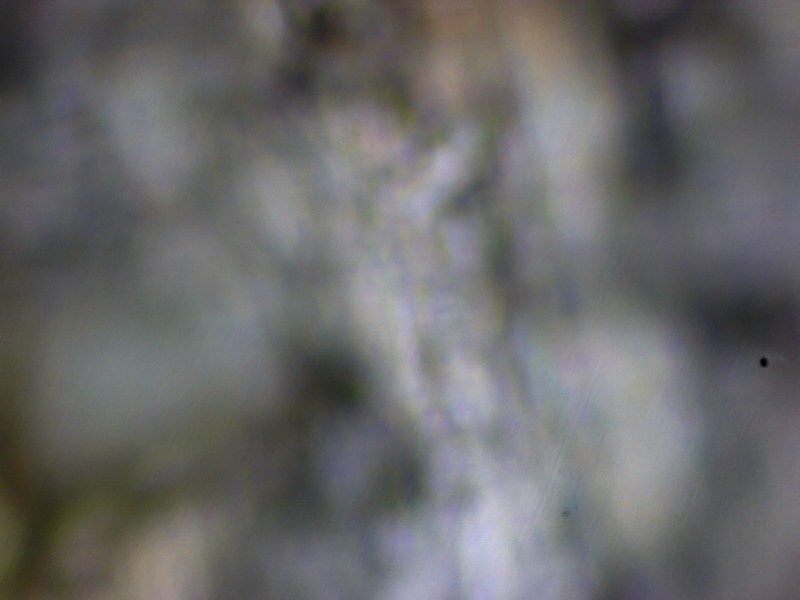
//> input picture input/1_0001.bmp, 800 x 600 px; its folder holds only this picture in this run
$ ./main   (built with g++ and OpenCV 4)
//> lines starting //> are read from the running program, lines starting //| are printed output that depends on the picture
#include <iostream>
#include <algorithm>
#include <cv.hpp>
#include <highgui.h>
#include <random>
#include <array>
#include <fstream>


using namespace cv;
using namespace std;


Mat modGrad(Mat img){

    //Mat img();

    int cols = img.cols;
    int rows = img.rows;
    Mat out (rows, cols, CV_8UC1);

    int temp[] = {0,0};
    //xy
    for(int i = 1; i<=rows; i++){
        uchar *u1 = img.ptr<uchar>(i);
        uchar *u2 = out.ptr<uchar>(i);
        for(int j = 1; j<= cols; j++){
            temp[0] = u1[j] - (u1-1)[j];
            temp[1] = u1[j] - (u1)[j-1];
            u2[j] = (uchar)sqrt(pow(temp[0],2) + pow(temp[1],2));
        }
    }

    return out;
}

Mat smoothGrad(Mat img){
    int cols = img.cols;
    int rows = img.rows;
    Mat out (rows, cols, CV_8UC1);

    for(int i = 1; i< img.rows; i++){
        uchar *u1 = img.ptr<uchar>(i);
        uchar *u2 = out.ptr<uchar>(i);
        for(int j =1; j< img.cols; j++){
                u2[j] = (uchar)((u1[j] + u1[j-1] + u1[j+1]
                        + (u1-1)[j] + (u1+1)[j] + (u1-1)[j-1]
                        + (u1-1)[j+1] + (u1+1)[j-1] + (u1+1)[j+1]) /9 );
        }

    }

    return out;
}

vector<pair<unsigned int, int>> sortPixels(vector<Mat> imgs){
    pair<unsigned int, int> P; // pixel value and number of picture
    vector<pair<unsigned int, int>> pixels; //
    vector<pair<unsigned int, int>> sortedPixels;
    int dataSize = (imgs.at(0)).cols * (imgs.at(0)).rows;
    for(unsigned long i = 0; i<dataSize; i++){
        for(unsigned long j = 0; j < imgs.size(); j++){
            uchar* data = (imgs.at(j).data);
            P = make_pair(data[i],j);
            pixels.push_back(P);
        }
        sort(pixels.begin(), pixels.end());
        sortedPixels.push_back(pixels.at(0));
        pixels.clear();
    }

    return sortedPixels;
}


void readBMP(string filename){
    static constexpr size_t HEADER_SIZE = 54;
    ifstream bmp(filename, ios::binary);
    array<char, HEADER_SIZE> header;
    bmp.read(header.data(), header.size());

    auto width = *reinterpret_cast<u_int *>(&header[18]);
    int height = *reinterpret_cast<uint32_t *>(&header[22]);
    int bitPerPixel = *reinterpret_cast<uint32_t *>(&header[28]);
    int colors = *reinterpret_cast<uint32_t *>(&header[46]);
    int mainColors = *reinterpret_cast<uint32_t *>(&header[50]);

    cout << "width: " << width << endl;
    cout << "height: " << height << endl;
    cout << "bits per pixel: " << bitPerPixel << endl;
    cout << "amount of colors: " << colors << endl;
    cout << "important colors: " << mainColors << endl;
}
Mat depthMap(vector<pair<unsigned int, int>> P){
    Mat out(600,800, CV_8UC1);
    uchar* data = out.data;
    for(int i = 0; i< out.rows * out.cols; i++){
        data[i] = (uchar)P.at(i).second * 10;
    }
    return out;
}

int main() {

    String path ("/Users/anastasia/ClionProjects/computerVisionEx/input/*.bmp");
    vector<String> fn;
    vector<Mat> inpData;
    vector<Mat> proData;
    vector<pair<unsigned int, int>> pixels;
    glob(path,fn, true);
    for(size_t k = 0; k< fn.size(); k++){
        Mat im = imread(fn[k], IMREAD_GRAYSCALE);
//> im: 600 rows x 800 cols, CV_8UC1; min 0, max 202, mean 105.3
        inpData.push_back(im);
    }

    for(unsigned int i = 0; i < inpData.size(); i++){
        Mat img = smoothGrad(modGrad(inpData.at(i)));
        proData.push_back(img);
    }
//> this loop made 1 pass
//> pass 1, `Mat img = smoothGrad(modGrad(inpData.at(i)));`:
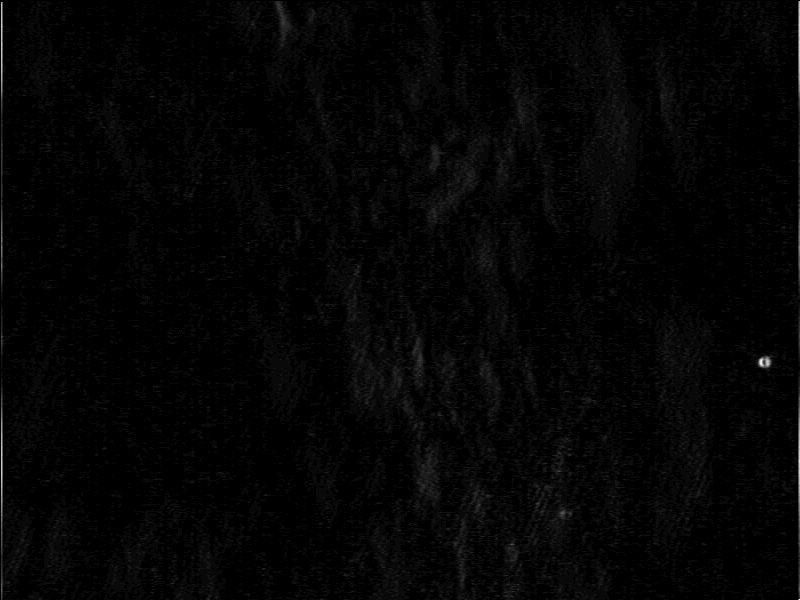
//> img: 600 rows x 800 cols, CV_8UC1; min 0, max 27, mean 0.5; drawn with min black and max white

    pixels = sortPixels(proData);
//> in sortPixels, `int dataSize = (imgs.at(0)).cols * (imgs.at(0)).rows;`: dataSize = 480000
//> after the loop in sortPixels, `for(unsigned long i = 0; i<dataSize; i++)`: P = (27, 0); sortedPixels = 480000 items
//> pixels = 480000 items
   //cout << inpData.at(0).rows << inpData.at(0).cols;

    Mat test = depthMap(pixels);
//> after the loop in depthMap, `for(int i = 0; i< out.rows * out.cols; i++)`: out: 600 rows x 800 cols, CV_8UC1; every value is 0
    imshow("test", test);
    waitKey();
    //String f = "/Users/anastasia/ClionProjects/computerVisionEx/input/1_0001.bmp";

   // readBMP(f);

//pair <unsigned int, Mat> grads;


    return 0;
}
